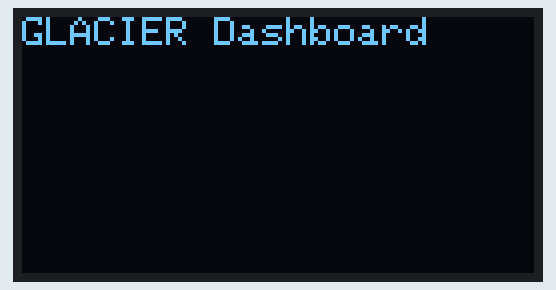
Simulated run of this program. Board: ESP32. On the bench: 128×64 one-colour display. Random numbers use the default seed unless the program sets one.

Above: at 0.1 s.
At 2.1 s:
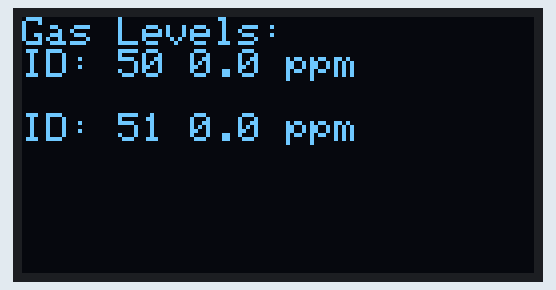
At 10.5 s:
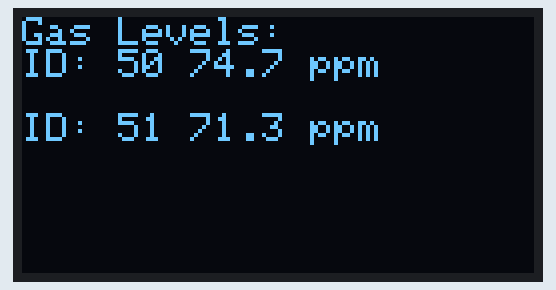
At 19.9 s:
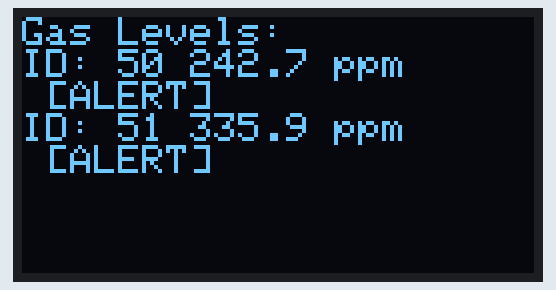
At 29.4 s:
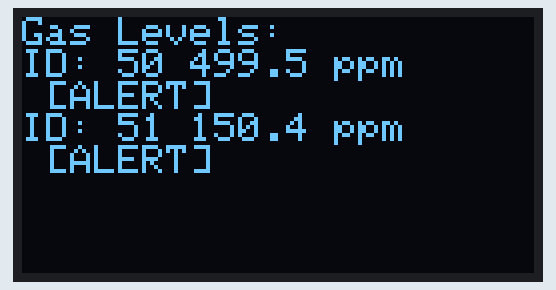
At 38.8 s:
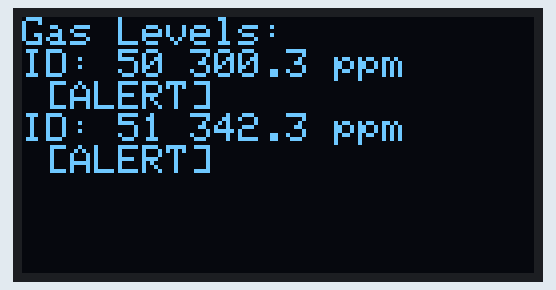

Measured:
- what the display in image 1 shows lasts 1.0 s, from 2.1 s to 3.1 s

The program:

main.cpp
```cpp
#ifndef NATIVE_PLATFORM
#include <Arduino.h>
#endif
#include "SystemController.h"
#include "I2CInterface.h"
#include "GasSensor.h"
#include "Display.h"
#include <thread>
#include <chrono>

SystemController* gasSystem;
DCInterface* i2cInterface;

void setupSystem() {
#ifndef NATIVE_PLATFORM
    Serial.begin(115200);
#endif

    // Initialize Display
    Display::init();

    // Create I2C interface (Mock or Real)
    i2cInterface = new I2CInterface(1, 0x48);

    // Create gas detection system
    gasSystem = new SystemController();

    // Add sensors
    gasSystem->addSensor(new GasSensor(0x50, i2cInterface));
    gasSystem->addSensor(new GasSensor(0x51, i2cInterface));

    // Start the system
    gasSystem->run();
}

#ifndef NATIVE_PLATFORM
void setup() {
    setupSystem();
}

void loop() {
    // The system runs in its own thread, so we just delay here
    delay(1000);
}
#else
int main() {
    setupSystem();

    // Keep main thread alive
    while (true) {
        std::this_thread::sleep_for(std::chrono::seconds(1));
    }
    return 0;
}
#endif
```

DCInterface.h
```cpp
// #ifndef DCINTERFACE_H
// #define DCINTERFACE_H

// class DCInterface {
// public:
//     virtual int read_address(int address) = 0;
//     virtual void write_address(int address, int data) = 0;
//     virtual ~DCInterface() = default;
// };

// // I2C Implementation
// class I2CInterface : public DCInterface {
// private:
//     int i2cBus;
//     int deviceAddress;

// public:
//     I2CInterface(int bus, int address);
//     virtual int read_address(int address) override;
//     virtual void write_address(int address, int data) override;
// };

// #endif

#ifndef DCINTERFACE_H
#define DCINTERFACE_H

class DCInterface {
public:
    virtual int read_address(int address) = 0;
    virtual void write_address(int address, int data) = 0;
    virtual ~DCInterface() = default;
};

#endif
```

Display.h
```cpp
#ifndef DISPLAY_H
#define DISPLAY_H

#include "GasSensor.h"
#include <vector>
#include <string>

class Display {
public:
    static void init();
    static void showReading(GasSensor* sensor);
    static void showAllSensors(const std::vector<GasSensor*>& sensors);
    static void showAlert(const std::string& message);
    static void showStatus(const std::string& status);
};

#endif
```

GasSensor.h
```cpp
#ifndef GASSENSOR_H
#define GASSENSOR_H

#include "DCInterface.h"
#include <atomic>
#include <thread>
#include <chrono>
#include <mutex>

class GasSensor {
private:
    int address;
    float concentration;
    DCInterface* dcInterface;
    float threshold;
    std::atomic<bool> monitoring;
    std::thread monitorThread;
    std::mutex dataMutex;

    void monitorConcentration();

public:
    GasSensor(int addr, DCInterface* dcInterface);
    ~GasSensor();

    // Delete copy constructor and assignment operator
    GasSensor(const GasSensor&) = delete;
    GasSensor& operator=(const GasSensor&) = delete;

    float getConcentration() const;
    int getAddress() const { return address; }
    float getThreshold() const { return threshold; }
    void setThreshold(float newThreshold) { threshold = newThreshold; }

    float maskConcentration();
    bool isAboveThreshold();
    void startMonitoring();
    void stopMonitoring();
};

#endif
```

I2CInterface.h
```cpp
#ifndef I2CINTERFACE_H
#define I2CINTERFACE_H

#include "DCInterface.h"

class I2CInterface : public DCInterface {
private:
    int i2cBus;
    int deviceAddress;

public:
    I2CInterface(int bus, int address);
    virtual ~I2CInterface() = default;

    virtual int read_address(int address) override;
    virtual void write_address(int address, int data) override;

    int getBus() const { return i2cBus; }
    int getDeviceAddress() const { return deviceAddress; }
};

#endif
```

SensorManager.h
```cpp
#ifndef SENSORMANAGER_H
#define SENSORMANAGER_H

#include "GasSensor.h"
#include <vector>
#include <memory>

class SensorManager {
private:
    std::vector<GasSensor*> sensors;

public:
    void calibrateSensors();
    void reactivateSensors();
    void triggerSafetyAlert(bool alert);
    void addSensor(GasSensor* sensor);
    void checkAllSensors();
    void listSensors() const;
};

#endif
```

SystemController.h
```cpp
#ifndef SYSTEMCONTROLLER_H
#define SYSTEMCONTROLLER_H

#include "GasSensor.h"
#include "SensorManager.h"
#include "Display.h"
#include <vector>
#include <thread>
#include <atomic>

class SystemController {
private:
    std::vector<GasSensor*> sensors;
    SensorManager sensorManager;
    std::atomic<bool> running;
    std::thread mainThread;

    void systemLoop();

public:
    SystemController();
    ~SystemController();

    void initializeSystem();
    void applySensorMasking();
    void run();
    void stop();
    void addSensor(GasSensor* sensor);
};

#endif
```

Display.cpp
```cpp
#include "../include/Display.h"

#ifndef NATIVE_PLATFORM
#include <Wire.h>
#include <Adafruit_GFX.h>
#include <Adafruit_SSD1306.h>

#define SCREEN_WIDTH 128
#define SCREEN_HEIGHT 64
#define OLED_RESET    -1

static Adafruit_SSD1306 display(SCREEN_WIDTH, SCREEN_HEIGHT, &Wire, OLED_RESET);
#else
#include <iostream>
#include <iomanip>
#include <thread>
#include <chrono>
#endif

void Display::init() {
#ifndef NATIVE_PLATFORM
    if(!display.begin(SSD1306_SWITCHCAPVCC, 0x3C)) {
        // Serial.println(F("SSD1306 allocation failed"));
        for(;;); // Don't proceed, loop forever
    }
    display.clearDisplay();
    display.setTextSize(1);
    display.setTextColor(SSD1306_WHITE);
    display.setCursor(0,0);
    display.println("GLACIER Dashboard");
    display.display();
    delay(2000);
#else
    std::cout << "=== OLED DISPLAY INITIALIZED ===" << std::endl;
    std::cout << "GLACIER Dashboard" << std::endl;
    std::this_thread::sleep_for(std::chrono::seconds(2));
#endif
}

void Display::showReading(GasSensor* sensor) {
    // Not used directly in current loop
}

void Display::showAllSensors(const std::vector<GasSensor*>& sensors) {
#ifndef NATIVE_PLATFORM
    display.clearDisplay();
    display.setCursor(0,0);
    display.setTextSize(1);
    display.println("Gas Levels:");

    for (auto sensor : sensors) {
        display.print("ID: ");
        display.print(sensor->getAddress(), HEX);
        display.print(" ");
        display.print(sensor->getConcentration(), 1);
        display.println(" ppm");

        if (sensor->isAboveThreshold()) {
            display.print(" [ALERT]");
        }
        display.println();
    }
    display.display();
#else
    // Clear console (ANSI escape code)
    std::cout << "\033[2J\033[1;1H";
    std::cout << "=== DASHBOARD ===" << std::endl;
    std::cout << "Gas Levels:" << std::endl;
    for (auto sensor : sensors) {
        std::cout << "ID: 0x" << std::hex << sensor->getAddress() << std::dec
                  << " | " << std::fixed << std::setprecision(1) << sensor->getConcentration() << " ppm";

        if (sensor->isAboveThreshold()) {
            std::cout << " [ALERT]";
        }
        std::cout << std::endl;
    }
    std::cout << "=================" << std::endl;
#endif
}

void Display::showAlert(const std::string& message) {
#ifndef NATIVE_PLATFORM
    display.clearDisplay();
    display.setCursor(0, 0);
    display.setTextSize(2); // Big text
    display.println("WARNING!");
    display.setTextSize(1);
    display.println(message.c_str());
    display.display();
#else
    std::cout << "\n!!! WARNING: " << message << " !!!\n" << std::endl;
#endif
}

void Display::showStatus(const std::string& status) {
    // Optional status logging
}
```

GasSensor.cpp
```cpp
#include "../include/GasSensor.h"
#include <iostream>
#include <random>
#include <cmath>

GasSensor::GasSensor(int addr, DCInterface* dc)
    : address(addr), concentration(0.0), dcInterface(dc), threshold(50.0), monitoring(false) {
    // Serial.print used in Arduino, but we can keep std::cout for now or switch to Serial
    // For ESP32, std::cout redirects to Serial if configured, but Serial.print is safer.
    // I'll use printf for compatibility if possible, or just keep cout and assume the user handles it.
    // Actually, I should switch to Serial.println for ESP32.
}

GasSensor::~GasSensor() {
    stopMonitoring();
}

float GasSensor::getConcentration() const {
    // std::lock_guard<std::mutex> lock(const_cast<std::mutex&>(dataMutex));
    // Mutex might be tricky if const, but let's assume it works or cast it.
    // The original code had const_cast.
    return concentration;
}

void GasSensor::monitorConcentration() {
    // Simple simulation for ESP32
    while (monitoring) {
        int rawData = dcInterface->read_address(address);
        float newConcentration = (rawData * 5.0f) / 1024.0f * 100.0f; // Scale to 0-500 ppm roughly

        {
            std::lock_guard<std::mutex> lock(dataMutex);
            concentration = newConcentration;
        }

        std::this_thread::sleep_for(std::chrono::milliseconds(500));
    }
}

float GasSensor::maskConcentration() {
    float currentConc = getConcentration();
    return currentConc * 0.95f;
}

bool GasSensor::isAboveThreshold() {
    return maskConcentration() > threshold;
}

void GasSensor::startMonitoring() {
    if (!monitoring) {
        monitoring = true;
        monitorThread = std::thread(&GasSensor::monitorConcentration, this);
    }
}

void GasSensor::stopMonitoring() {
    monitoring = false;
    if (monitorThread.joinable()) {
        monitorThread.join();
    }
}
```

I2CInterface.cpp
```cpp
#include "../include/I2CInterface.h"
#include <iostream>
#include <random>
#include <thread>
#include <chrono>

I2CInterface::I2CInterface(int bus, int address) : i2cBus(bus), deviceAddress(address) {
    // In a real ESP32 implementation, we would initialize Wire here
    // Wire.begin();
}

int I2CInterface::read_address(int address) {
    // For simulation purposes, we'll return random data
    // In a real implementation, this would perform actual I2C reads using Wire

    // Simple random generation that works on ESP32
    int value = rand() % 1024;

    // Simulate I2C read delay
    std::this_thread::sleep_for(std::chrono::milliseconds(10));

    return value;
}

void I2CInterface::write_address(int address, int data) {
    // For simulation purposes, we'll just print the write operation
    // In a real implementation, this would perform actual I2C writes using Wire

    // Simulate I2C write delay
    std::this_thread::sleep_for(std::chrono::milliseconds(5));
}
```

SensorManager.cpp
```cpp
#include "../include/SensorManager.h"
#include "../include/Display.h"
#include <iostream>
#include <iomanip>

void SensorManager::calibrateSensors() {
    // Serial.println("=== Sensor Initialization and Calibration ===");
    for (auto sensor : sensors) {
        sensor->setThreshold(75.0f); // Set safe threshold
    }
}

void SensorManager::reactivateSensors() {
    // Serial.println("=== Sensor Reactivation Sequence ===");
}

void SensorManager::triggerSafetyAlert(bool alert) {
    if (alert) {
        Display::showAlert("HIGH GAS!");
    } else {
        Display::showStatus("System Normal");
    }
}

void SensorManager::addSensor(GasSensor* sensor) {
    sensors.push_back(sensor);
}

void SensorManager::checkAllSensors() {
    bool alert = false;
    int warningCount = 0;

    for (auto sensor : sensors) {
        if (sensor->isAboveThreshold()) {
            alert = true;
            warningCount++;
        }
    }

    triggerSafetyAlert(alert);
}

void SensorManager::listSensors() const {
    // Debug info
}
```

SystemController.cpp
```cpp
#include "../include/SystemController.h"
#include <chrono>

SystemController::SystemController() : running(false) {
}

SystemController::~SystemController() {
    stop();
}

void SystemController::initializeSystem() {
    sensorManager.calibrateSensors();
    for (auto sensor : sensors) {
        sensor->startMonitoring();
    }
}

void SystemController::applySensorMasking() {
    // Logic placeholder
}

void SystemController::systemLoop() {
    while (running) {
        sensorManager.checkAllSensors();
        Display::showAllSensors(sensors);
        std::this_thread::sleep_for(std::chrono::seconds(1));
    }
}

void SystemController::run() {
    if (!running) {
        running = true;
        initializeSystem();
        applySensorMasking();
        mainThread = std::thread(&SystemController::systemLoop, this);
    }
}

void SystemController::stop() {
    if (running) {
        running = false;
        if (mainThread.joinable()) {
            mainThread.join();
        }
        for (auto sensor : sensors) {
            sensor->stopMonitoring();
        }
    }
}

void SystemController::addSensor(GasSensor* sensor) {
    sensors.push_back(sensor);
    sensorManager.addSensor(sensor);
}
```
